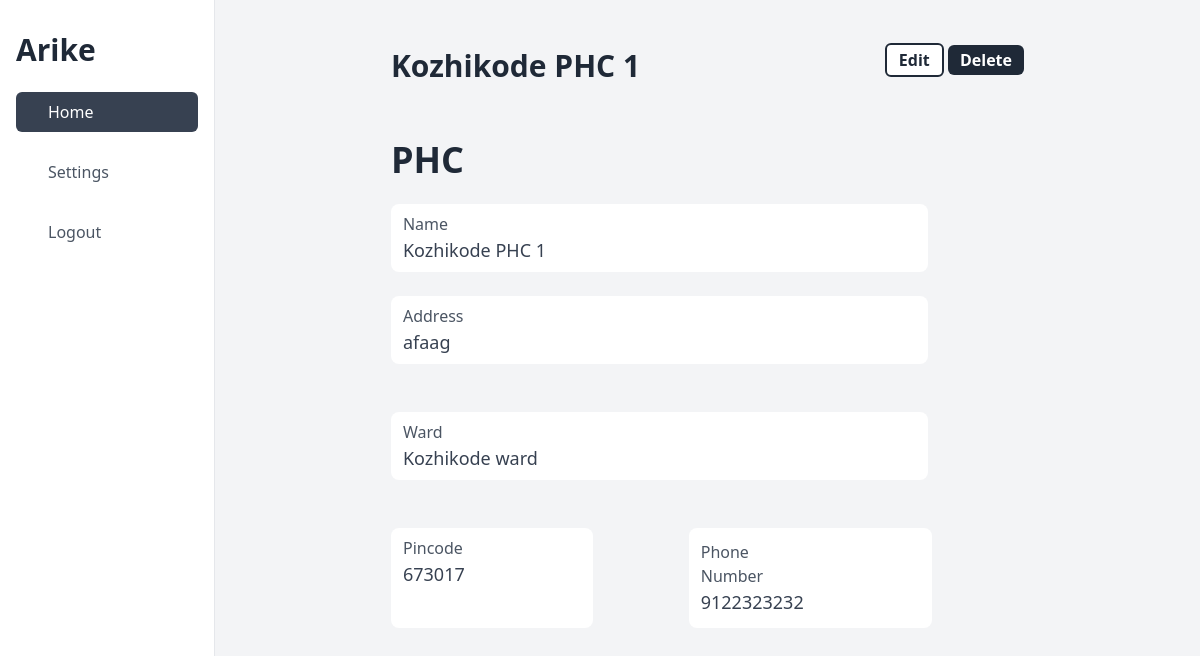
Before: /detail/facility/1 with the older database file.
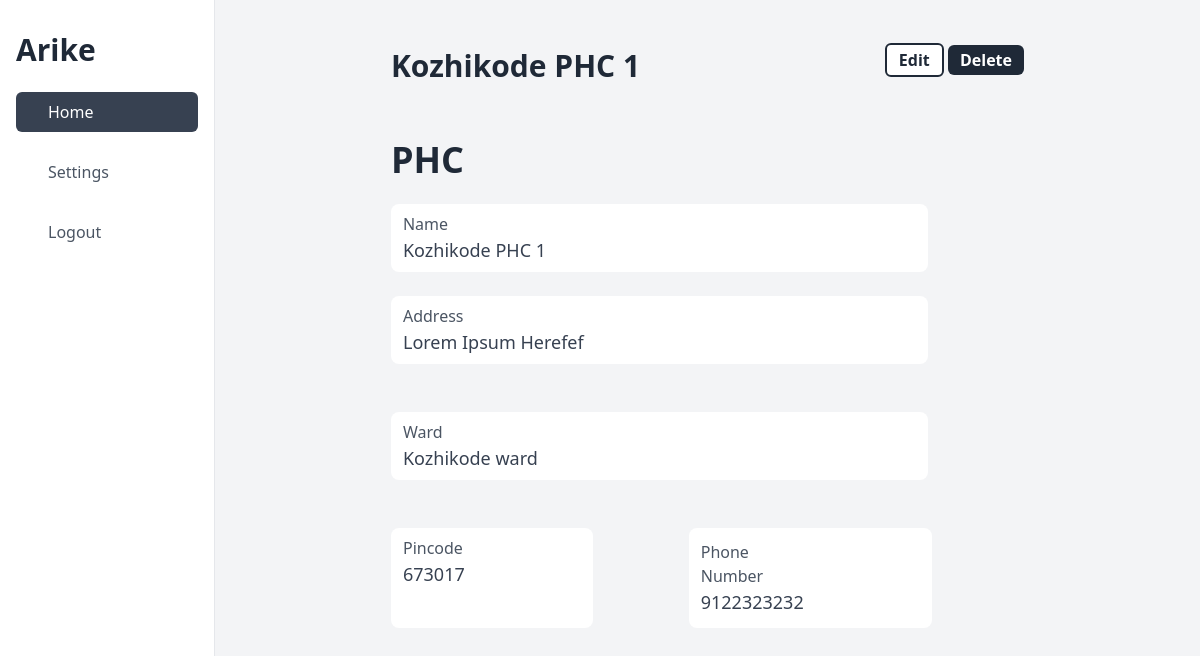
After: the same page with the newer database file.
### apps/models.py (models this page shows, shortened)
class Facility(models.Model):
    kind = models.CharField(max_length=10, choices=FACILITY_KIND)
    name = models.CharField(max_length=35)
    address = models.TextField(default="")
    pincode = models.CharField(max_length=6)
    phone = models.CharField(max_length=14, validators=[phone_number_regex])
    ward = models.ForeignKey(Ward, on_delete=models.PROTECT)
    created_at = models.DateTimeField(auto_now_add=True)
    updated_at = models.DateTimeField(auto_now=True)
    deleted = models.BooleanField(default=False)

class Ward(models.Model):
    name = models.CharField(max_length=30)
    number = models.CharField(max_length=30)
    lsg = models.ForeignKey(Lsgbody, on_delete=models.PROTECT)
    created_at = models.DateTimeField(auto_now_add=True)
    updated_at = models.DateTimeField(auto_now=True)
    deleted = models.BooleanField(default=False)
    def __str__(self):
        return self.name

### apps/views.py (the view)
# urls.py: path("detail/facility/<pk>", FacilityDetailView.as_view()),
class FacilityDetailView(DetailView):
    model = Facility
    template_name = "Facility/detail.html"

### templates/Facility/detail.html
{% extends "base_dashboard.html" %}
{% block content %}
    <div class="flex justify-between  my-8">
        <h1 class="text-3xl font-bold text-gray-800">{{ object.name }}</h1>
        <div>
            <a class="bg-white text-gray-800 font-bold text-1xl px-3 py-1 rounded-md text-center border-2 border-gray-800" href="/update/facility/{{ object.id }}">Edit</a>
            <a class="bg-gray-800 text-white font-bold text-1xl px-3 py-1 rounded-md text-center" href="/delete/facility/{{ object.id }}">Delete</a>
        </div>
    </div>
    <div class="flex flex-col">
        <h1 class="text-gray-800 font-semibold text-4xl my-6">{{ object.kind }}</h1>
        <div class="bg-white pr-32 pl-3 py-2 rounded-lg mr-24">
            <p class="text-gray-600 font-light text-md">Name </p>
            <p class="text-gray-700 font-regular text-lg">{{ object.name }}</p>
        </div>
        <div class="bg-white pr-32 pl-3 py-2 rounded-lg mr-24 my-6">
            <p class="text-gray-600 font-light text-md">Address </p>
            <p class="text-gray-700 font-regular text-lg">{{ object.address }}</p>
        </div>
        <div class="bg-white pr-32 pl-3 py-2 rounded-lg mr-24 my-6">
            <p class="text-gray-600 font-light text-md">Ward</p>
            <p class="text-gray-700 font-regular text-lg">{{ object.ward }}</p>
        </div>
        <div class="flex flex-row justify-start my-6 ">
            <div class="bg-white pr-32 pl-3 py-2 rounded-lg mr-24">
                <p class="text-gray-600 font-light text-md">Pincode </p>
                <p class="text-gray-700 font-regular text-lg">{{ object.pincode }}</p>
            </div>
            <div class="bg-white pr-32 pl-3 py-3 rounded-lg mr-24">
                <p class="text-gray-600 font-light text-md">Phone Number </p>
                <p class="text-gray-700 font-regular text-lg">{{ object.phone }}</p>
            </div>
        </div>
    </div>
{% endblock content %}

Changed rows visible on the page:
changed Facility "PHC": address "afaag" → "Lorem Ipsum Herefef"
